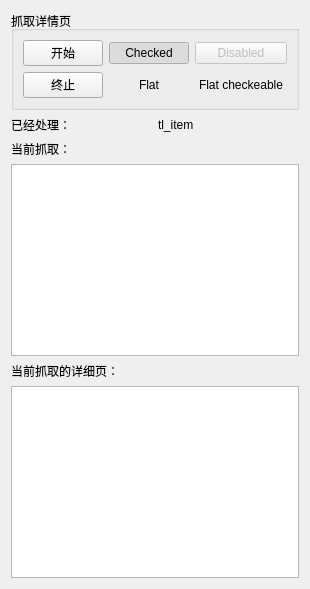
             <widget class="QWidget" name="tab_13">
              <attribute name="title">
               <string>详情页</string>
              </attribute>
              <layout class="QVBoxLayout" name="verticalLayout_10">
               <item>
                <widget class="QGroupBox" name="groupbox_spider_job_info">
                 <property name="title">
                  <string>抓取详情页</string>
                 </property>
                 <layout class="QGridLayout" name="gridLayout_27" rowstretch="0,0">
                  <item row="0" column="0">
                   <widget class="QPushButton" name="pb_start_spider_job_info">
                    <property name="text">
                     <string>开始</string>
                    </property>
                    <property name="icon">
                     <iconset>
                      <normaloff>start.svg</normaloff>start.svg</iconset>
                    </property>
                   </widget>
                  </item>
                  <item row="1" column="2">
                   <widget class="QPushButton" name="pushButton_16">
                    <property name="text">
                     <string>Flat checkeable</string>
                    </property>
                    <property name="checkable">
                     <bool>true</bool>
                    </property>
                    <property name="checked">
                     <bool>false</bool>
                    </property>
                    <property name="flat">
                     <bool>true</bool>
                    </property>
                   </widget>
                  </item>
                  <item row="0" column="2">
                   <widget class="QPushButton" name="pushButton_13">
                    <property name="enabled">
                     <bool>false</bool>
                    </property>
                    <property name="text">
                     <string>Disabled</string>
                    </property>
                    <property name="checkable">
                     <bool>false</bool>
                    </property>
                    <property name="checked">
                     <bool>false</bool>
                    </property>
                    <property name="flat">
                     <bool>false</bool>
                    </property>
                   </widget>
                  </item>
                  <item row="0" column="1">
                   <widget class="QPushButton" name="pushButton_12">
                    <property name="text">
                     <string>Checked</string>
                    </property>
                    <property name="checkable">
                     <bool>true</bool>
                    </property>
                    <property name="checked">
                     <bool>true</bool>
                    </property>
                   </widget>
                  </item>
                  <item row="1" column="0">
                   <widget class="QPushButton" name="pushButton_end_spider_job_info">
                    <property name="enabled">
                     <bool>true</bool>
                    </property>
                    <property name="text">
                     <string>终止</string>
                    </property>
                    <property name="icon">
                     <iconset>
                      <normaloff>终止.svg</normaloff>终止.svg</iconset>
                    </property>
                    <property name="checkable">
                     <bool>true</bool>
                    </property>
                    <property name="checked">
                     <bool>false</bool>
                    </property>
                    <property name="flat">
                     <bool>false</bool>
                    </property>
                   </widget>
                  </item>
                  <item row="1" column="1">
                   <widget class="QPushButton" name="pushButton_15">
                    <property name="text">
                     <string>Flat</string>
                    </property>
                    <property name="flat">
                     <bool>true</bool>
                    </property>
                   </widget>
                  </item>
                 </layout>
                </widget>
               </item>
               <item>
                <layout class="QVBoxLayout" name="verticalLayout">
                 <item>
                  <layout class="QHBoxLayout" name="horizontalLayout_3">
                   <item>
                    <widget class="QLabel" name="label_5">
                     <property name="text">
                      <string>已经处理：</string>
                     </property>
                    </widget>
                   </item>
                   <item>
                    <widget class="QLabel" name="tl_item_url_count_job_info">
                     <property name="text">
                      <string>tl_item</string>
                     </property>
                    </widget>
                   </item>
                  </layout>
                 </item>
                 <item>
                  <widget class="QLabel" name="label_7">
                   <property name="text">
                    <string>当前抓取：</string>
                   </property>
                  </widget>
                 </item>
                 <item>
                  <widget class="QPlainTextEdit" name="pt_command_line_job_info">
                   <property name="minimumSize">
                    <size>
                     <width>80</width>
                     <height>0</height>
                    </size>
                   </property>
                  </widget>
                 </item>
                 <item>
                  <widget class="QLabel" name="label_4">
                   <property name="text">
                    <string>当前抓取的详细页：</string>
                   </property>
                  </widget>
                 </item>
                 <item>
                  <widget class="QTextBrowser" name="current_climb_progress_job_info"/>
                 </item>
                </layout>
               </item>
              </layout>
             </widget>
